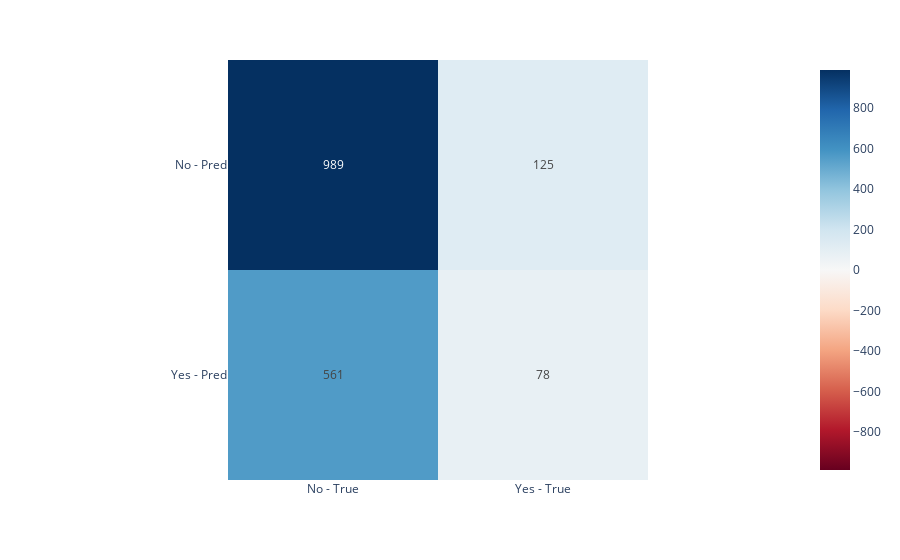

Here is the notebook cell this chart was saved with:
### Code cell
cm = pd.DataFrame(confusion_matrix(y_test, pred_tree))
# Rename columns to predicted values - 0 = No Risk, 1 = Risk
cm.rename({0: 'No - True', 1: 'Yes - True'}, axis=1, inplace=True)
# Rename rows to real values - 0 = No Risk, 1 = Risk
cm.rename({0: 'No - Pred', 1: 'Yes - Pred'}, axis=0, inplace=True)
px.imshow(cm, text_auto=True, color_continuous_scale='RdBu', color_continuous_midpoint=0)

### Figure 1 — Plotly figure (JSON) as saved in the notebook; plotly's stock layout.template omitted (floating-point values rounded to 4 significant figures)
{"data": [{"coloraxis": "coloraxis", "hovertemplate": "x: %{x}<br>y: %{y}<br>color: %{z}<extra></extra>", "name": "0", "texttemplate": "%{z}", "type": "heatmap", "x": ["No - True", "Yes - True"], "xaxis": "x", "y": ["No - Pred", "Yes - Pred"], "yaxis": "y", "z": [[989, 125], [561, 78]]}], "layout": {"coloraxis": {"cmid": 0, "colorscale": [[0, "rgb(103,0,31)"], [0.1, "rgb(178,24,43)"], [0.2, "rgb(214,96,77)"], [0.3, "rgb(244,165,130)"], [0.4, "rgb(253,219,199)"], [0.5, "rgb(247,247,247)"], [0.6, "rgb(209,229,240)"], [0.7, "rgb(146,197,222)"], [0.8, "rgb(67,147,195)"], [0.9, "rgb(33,102,172)"], [1, "rgb(5,48,97)"]]}, "margin": {"t": 60}, "xaxis": {"anchor": "y", "constrain": "domain", "domain": [0, 1], "scaleanchor": "y"}, "yaxis": {"anchor": "x", "autorange": "reversed", "constrain": "domain", "domain": [0, 1]}}}
